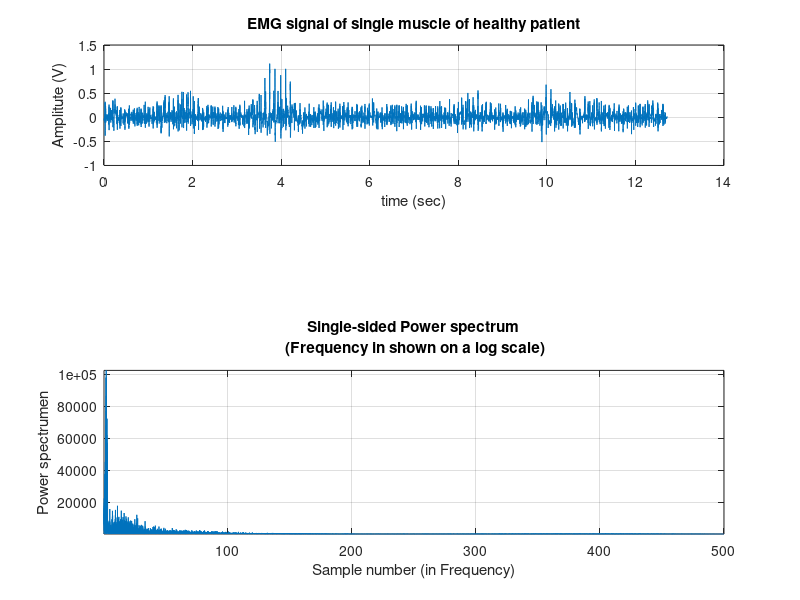
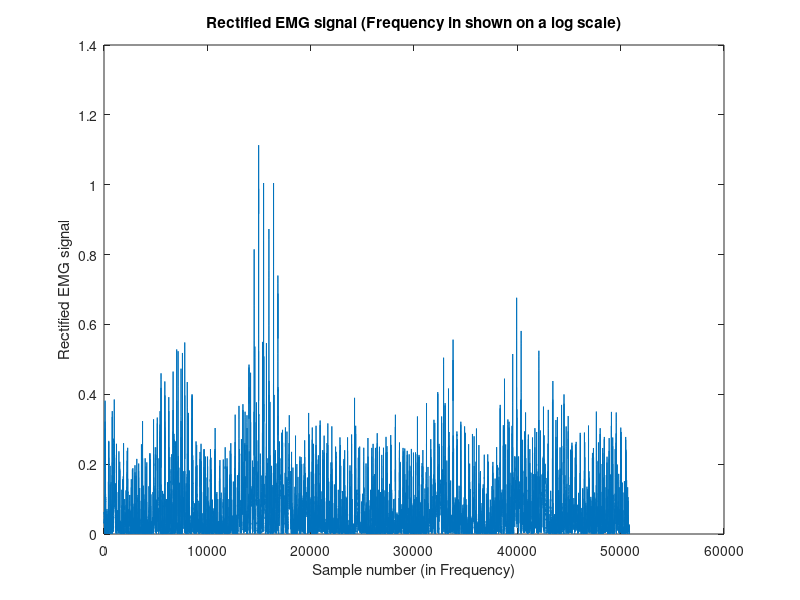
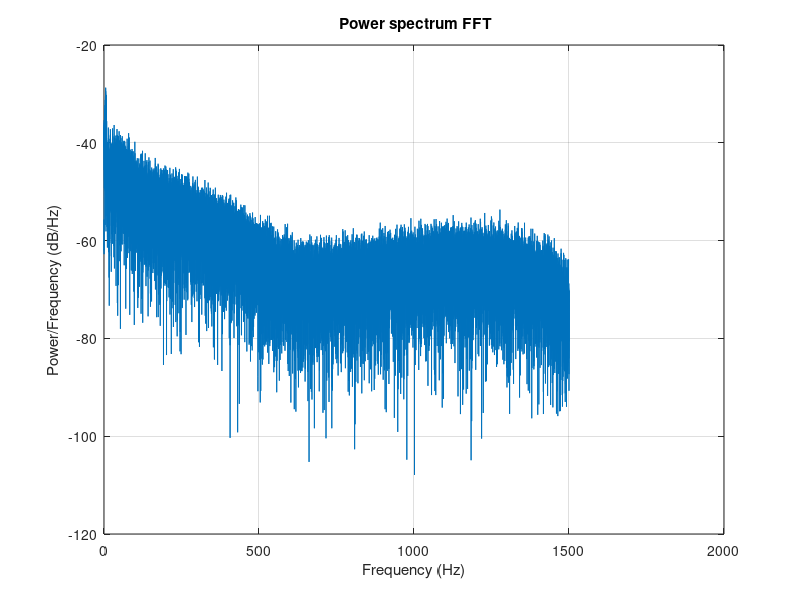
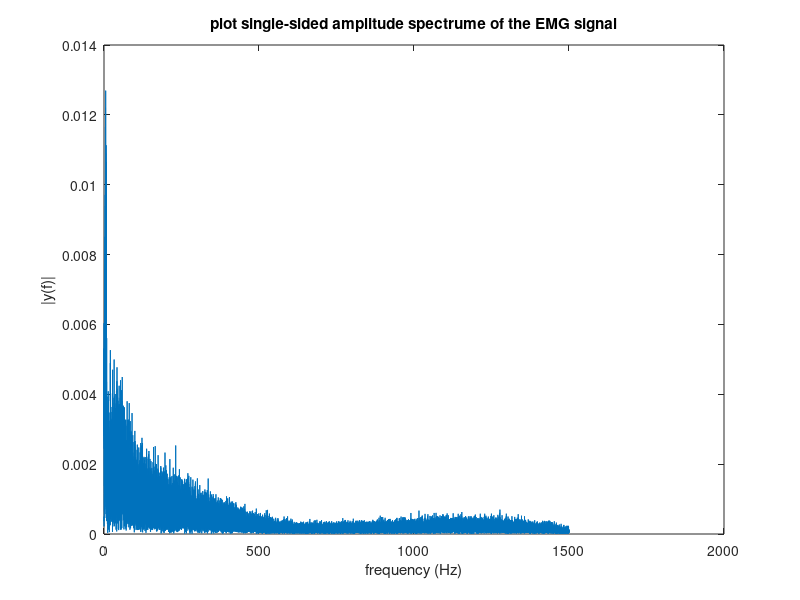

The MATLAB source for these figures, in order:
clc;
close all;
clear all;
EMGSIG = load('emg_healthy.txt'); %replace the txt file accordingly
t = EMGSIG(:, 1);
y1 = EMGSIG(:, 2);
N = length(y1);
ls = size(y1);
f = 1/N;
fs = 3000;
T = 1/fs;
t1 = (0 : N-1) *T;
Nyquist = fs/2;
figure;
subplot (3,1,1);
plot(t,y1);
title ('EMG signal of single muscle of healthy patient');
xlabel ('time (sec)');
ylabel ('Amplitute (V)');
grid on;
Y= abs(fft(y1));
Y(1) = [];
power = abs(Y(1:N/2)).^2;
nyquist = 1/(2*0.001);
freq = (1:N/2)/(N/2)*nyquist;
subplot(212), plot(freq,power), grid on
xlabel('Sample number (in Frequency)')
ylabel('Power spectrumen');
title({'Single-sided Power spectrum' ...
 ' (Frequency in shown on a log scale)'});
axis tight
rms_y1 = sqrt(mean(y1.^2));
msgbox(strcat('RMS of EMG signal is = ',mat2str(rms_y1),''));
arv_y1 = abs(mean(y1));
msgbox(strcat('ARV of EMG signal is = ',mat2str(arv_y1),''));
y2 = detrend(y1);
figure;
rec_y = abs(y2);
plot (rec_y);
xlabel('Sample number (in Frequency)')
ylabel('Rectified EMG signal');
title({'Rectified EMG signal (Frequency in shown on a log scale)'});
figure;
xdft = fft(y1);
xdft = xdft(1:N/2+1);
psdx = (1/(fs*N)) * abs(xdft).^2;
psdx(2:end-1) = 2*psdx(2:end-1);
freq = 0:fs/length(y1):fs/2;
plot(freq,10*log10(psdx))
grid on
title(' Power spectrum FFT')
xlabel('Frequency (Hz)')
ylabel('Power/Frequency (dB/Hz)')
NFFT = 2 ^ nextpow2(N);
Y = fft(y1, NFFT) / N;
f = (fs / 2 * linspace(0, 1, NFFT / 2+1));
amp = ( 2 * abs(Y(1: NFFT / 2+1)));
figure;
plot(f,amp);
title('plot single-sided amplitude spectrume of the EMG signal')
xlabel('frequency (Hz)')
ylabel('|y(f)|')